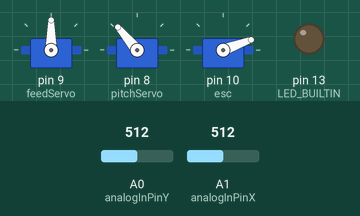
Simulated run of this sketch. Board: Arduino Uno, built with avr-gcc and run on an emulated ATmega328P. Parts: 3 × servo, output pins drawn as LEDs (lit = HIGH). Dashed ring = blinking. The test bench sets the inputs (shaded band); at power-on: A1 (analogInPinX) = 512, A0 (analogInPinY) = 512.

Above: at 4.2 s.
4.3 s: A1 (analogInPinX) set to 783
5.9 s: A1 (analogInPinX) set to 814
At 6.9 s:
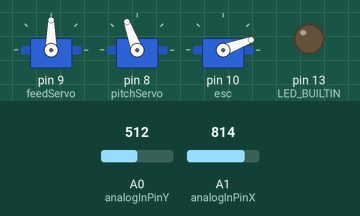
8.9 s: A1 (analogInPinX) set to 90
At 9.57 s:
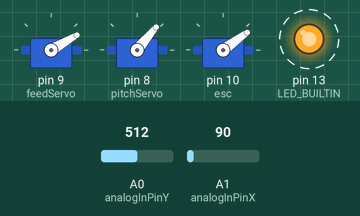
11.9 s: A0 (analogInPinY) set to 90
At 13.0 s:
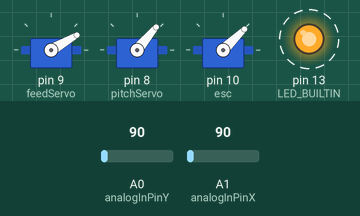
14.9 s: A1 (analogInPinX) set to 95
17.9 s: A1 (analogInPinX) set to 105
At 18.4 s:
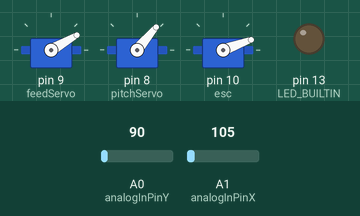
Timing chart, 0 to 20.6 s (numbered marks = the images above; inputs shaded):
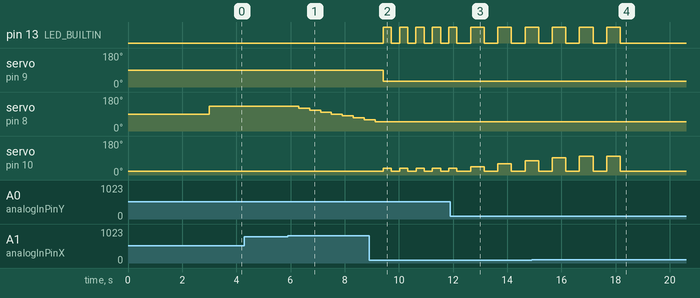

Measured:
- the behaviour switches between 800 and 801 on A1 (analogInPinX) (found by bisection; images 0 and 1)
- the behaviour switches between 99 and 100 on A1 (analogInPinX) (found by bisection; images 3 and 4)
- after the input at 4.3 s, every drawn part: stays the same
- after the input at 5.9 s, servo on pin 8 (pitchServo): moves from 130° to 60° over 2.4 s, starting after 0.40 s
- after the input at 8.9 s, pin 13 (LED_BUILTIN): alternates HIGH for 0.30 s and LOW for 0.30 s, starting after 0.52 s; servo on pin 9 (feedServo): 90° → 30° after 0.52 s; servo on pin 8 (pitchServo): goes on until 9.1 s, then stays 50°; servo on pin 10 (esc): alternates 36° for 0.30 s and 20° for 0.30 s, starting after 0.52 s
- after the input at 11.9 s, pin 13 (LED_BUILTIN): alternates HIGH for 0.50 s and LOW for 0.50 s, starting after 0.75 s
- after the input at 17.9 s, pin 13 (LED_BUILTIN): goes on until 18.2 s, then stays LOW; servo on pin 10 (esc): goes on until 18.2 s, then stays 20°

The sketch:

pingpong.ino
```cpp
#include <Timer.h>
#include <Servo.h>
#include "Timer.h"
#define minPitch 150
#define maxPitch 50
#define maxSpeed 100

Timer t;
Servo feedServo;
Servo pitchServo;
Servo esc;

const int analogInPinY = A0;  // Analog input pin that the potentiometer is attached to
const int analogInPinX = A1;
const int switchPin = 13;

const unsigned char posOff = 30;
const unsigned char posOn = 100;
bool motorOn = 0;
int pitch = 20;
int motorSpeed = 20;
int frame = 0;

void setup() {
  Serial.begin(9600);
  feedServo.attach(9);  // attaches the servo on pin 9 to the servo object
  pitchServo.attach(8);
  esc.attach(10);
  esc.write(20);
  delay(3000);
  pinMode(LED_BUILTIN, OUTPUT);
  t.every(100, feedControl);
}


void setPitch(unsigned char p){
  int o = map(p, 0, 100, minPitch, maxPitch);
  pitchServo.write(o);
}

void setSpeed(unsigned char s){
  int o = map(s, 0, 100, 20, maxSpeed);
  esc.write(o);
}

void loop() {
  int analogX = analogRead(analogInPinX); //left = high, right = row
  int analogY = analogRead(analogInPinY);
//  Serial.print("X = ");
//  Serial.print(analogX);
//  Serial.print(" ,Y = ");
//  Serial.println(analogY);

  if (analogX < 100) {
    motorOn = !motorOn;
    delay(300);
  }

  if (analogX > 800) {
    if (pitch < 100) {
      pitch += 10;
    } else {
      for (; pitch >0; pitch -= 2){
        setPitch(pitch);
        delay(20);
      }
    }
    delay(400);
  }
  if (analogY > 800){
    motorSpeed -= 10;
    if (motorSpeed < 0){
      motorSpeed = 0;
    }
    delay(200);
  }

  if (analogY < 100){
    motorSpeed += 10;
    if (motorSpeed > 100){
      motorSpeed = 100;
    }
    delay(200);
  }

  if (motorOn) {
    setSpeed(motorSpeed);
    digitalWrite(LED_BUILTIN, HIGH);
  } else {
    setSpeed(0);
    digitalWrite(LED_BUILTIN, LOW);
  }
  setPitch(pitch);
  t.update();

  delay(2);

}

void feedControl() {
//  Serial.println(frame);
  if (motorOn) {
    if (frame < 20) {
      feedServo.write(posOff);
    } else if (frame < 21) {
      feedServo.write(posOn);
    } else if (frame < 26) {
      feedServo.write(posOff);
    } else if (frame < 34) {
      feedServo.write(posOn);
    } else {
      frame = 0;
    }
    frame += 1;
  }
}


void testServoSerial(Servo s){
  int sensorValue = analogRead(analogInPinY);
  int outputValue = map(sensorValue, 0, 1023, 0, 180);
  Serial.print("sensor = ");
  Serial.print(sensorValue);
  Serial.print("\t output = ");
  Serial.println(outputValue);
  s.write(outputValue);
}
```
